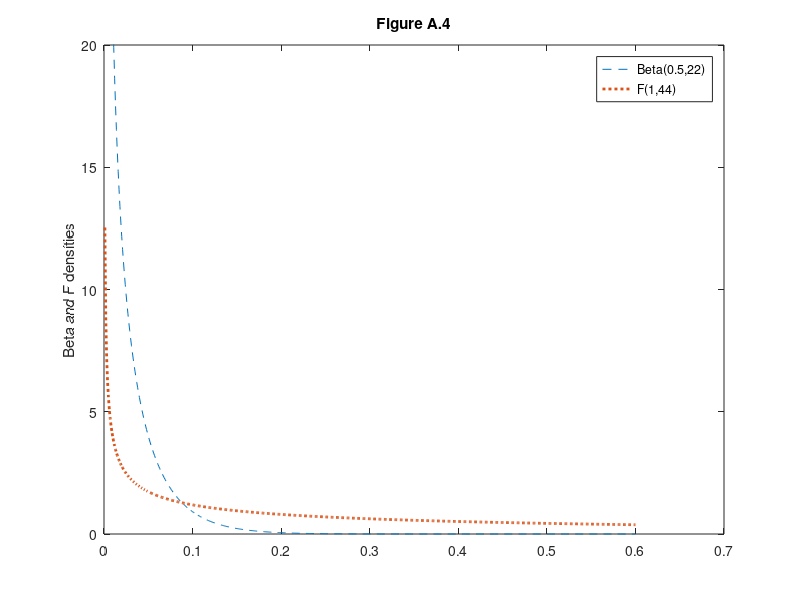

This figure's MATLAB source:
%% Exercise 3.8
%
% Comparison of the distribution of squared deletion residuals
% and squared studentized residuals.
% This file creates Figure A.4.

%% Beginning of code
close all
prin=0;

%% Create Figure A.4
n=50;
p=5;
x=0.001:0.001:0.6;
nr=2;
nc=1;
% subplot(nr,nc,1)
betap=betapdf(x,0.5,(n-p-1)/2);
fp=fpdf(x,1,n-p-1);
plot(x,betap,'--',x,fp,':','LineWidth',2)
legend({'Beta(0.5,22)' 'F(1,44)'})
ylabel('Beta and F densities')
ylim([0 20])

title('Figure A.4')
set(gcf,"Name",'Figure A.4')

if prin==1
    % print to postscript
    print -depsc compBetaF.eps;
end

%InsideREADME 